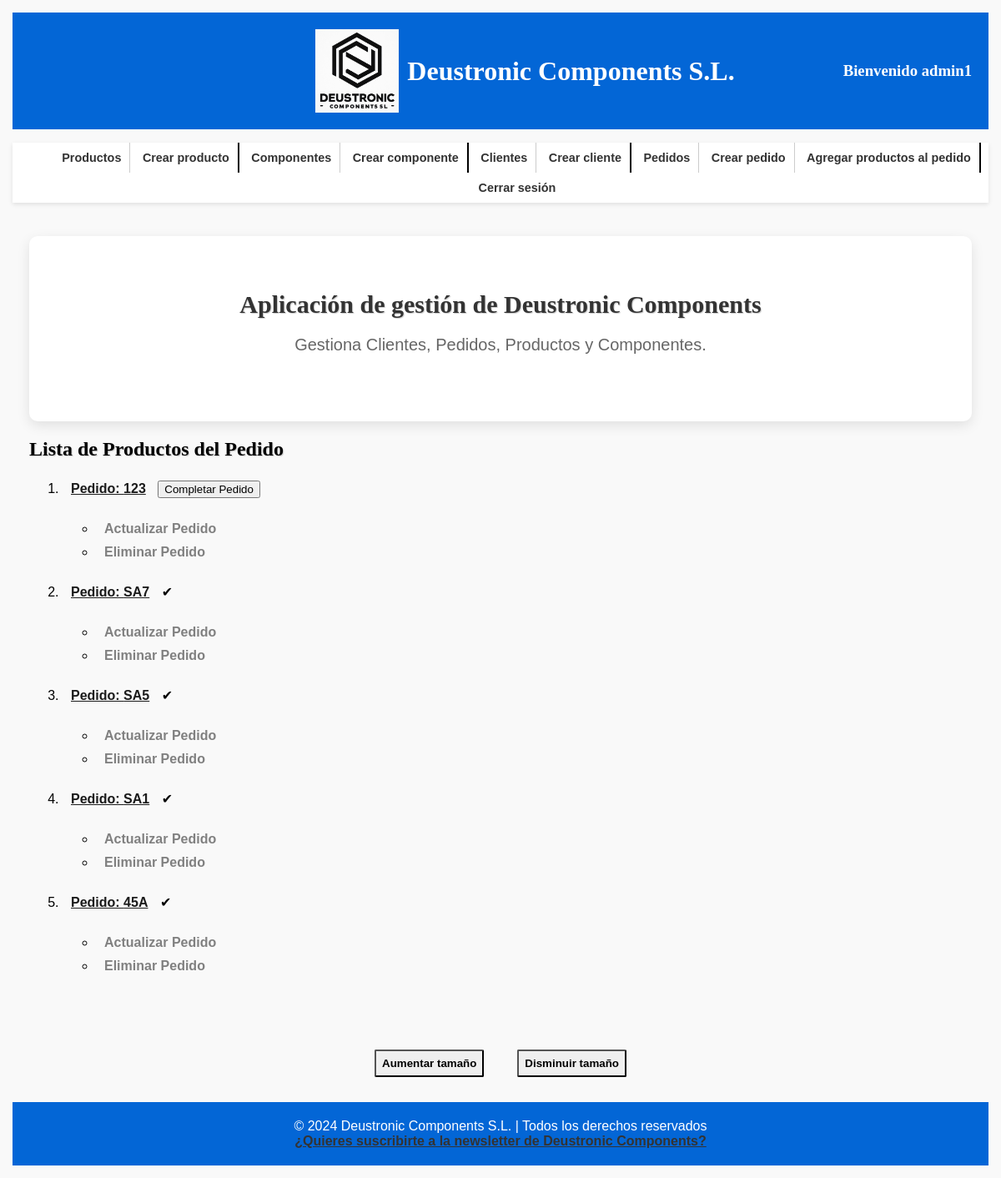
/appDeustronicComponents/pedido_productos/ (signed in), run on an earlier commit of the app's database.
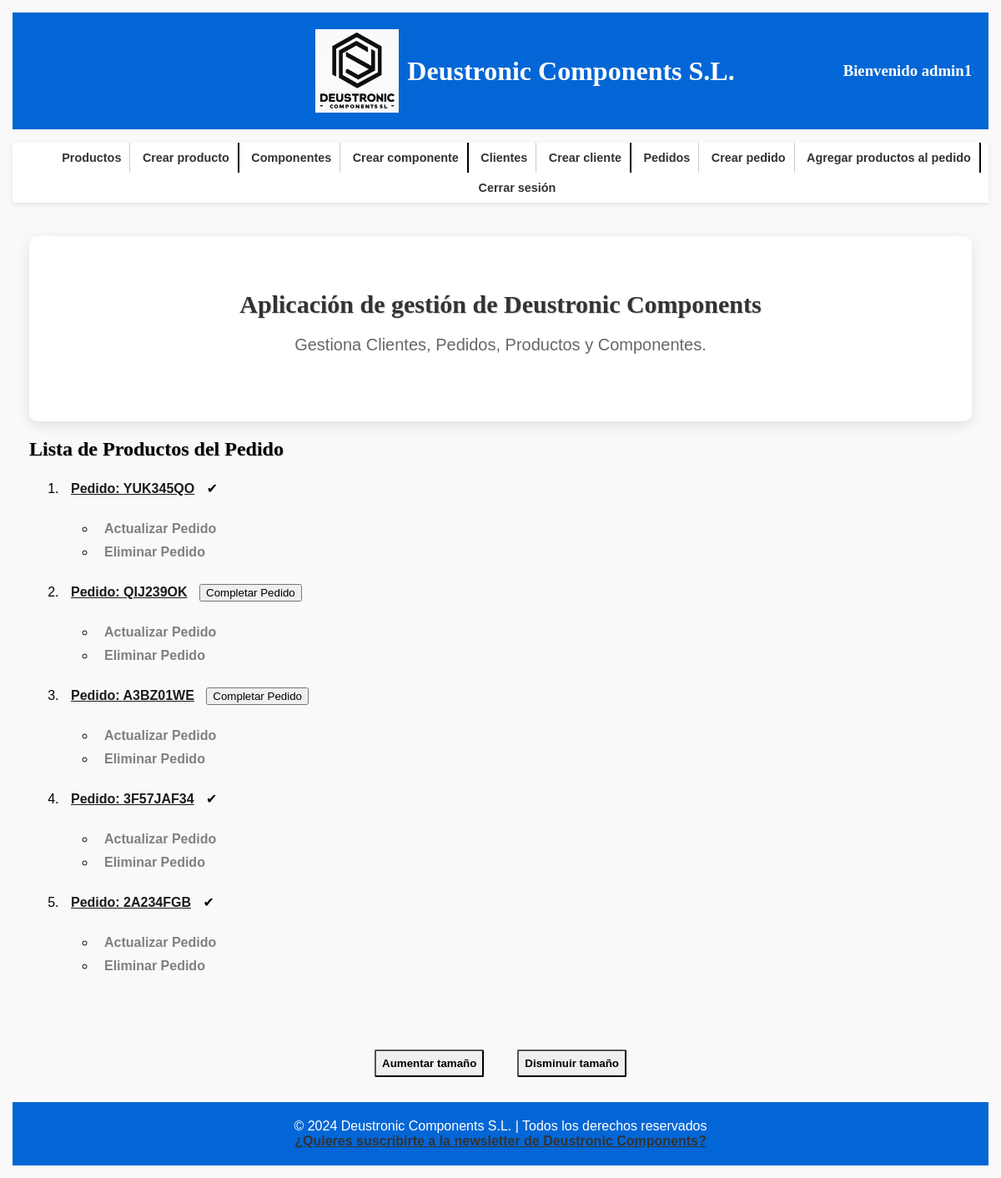
And on a later commit of the database.
### appDeustronicComponents/models.py (models this page shows, shortened)
class Pedido(models.Model):
    cod_ref_ped = models.CharField(max_length=100, primary_key=True)
    fecha = models.DateField()
    cliente = models.ForeignKey(Cliente, on_delete=models.CASCADE)
    created = models.DateTimeField(auto_now_add=True)
    updated = models.DateTimeField(auto_now=True)
    precio_total = models.DecimalField(max_digits=10, decimal_places=2, default=0)
    estado = models.CharField(max_length=20, default='en proceso')
    class Meta:
        verbose_name_plural = "pedidos"
        verbose_name = "pedido"
        ordering = ["-created"]

### appDeustronicComponents/views.py (the view)
# urls.py: path('pedido_productos/', PedidoListView.as_view(), name='lista_pedido_productos'),
class PedidoListView(ListView):
    model = Pedido
    template_name = 'appDeustronicComponents/pedido_producto_list.html'
    context_object_name = 'pedidos'
    @method_decorator(login_required)
    def dispatch(self, request, *args, **kwargs):
        return super().dispatch(request, *args, **kwargs)

### templates/appDeustronicComponents/pedido_producto_list.html (shortened to what this page needs)
{% extends 'base.html' %}
{% block contenido %}
    <h2 class="izq">Lista de Productos del Pedido</h2>
    <ul class="lista">
        {% for pedido in pedidos %}
            <li id="pedido-{{ pedido.pk }}">
                <a href="{% url 'detalle_pedido_producto' pedido.pk %}">Pedido: {{ pedido.cod_ref_ped }}</a>
                {% if pedido.estado == 'completado' %}
                    <span class="estado-completado">&#10004;</span>
                {% elif pedido.estado == 'en proceso' %}
                    <button class="btn-completar" data-id="{{ pedido.pk }}"
                            data-url="{% url 'update_pedido_estado' pedido.pk %}">Completar Pedido
                    </button>
                {% endif %}
            </li>
            <ul>
                <li><a href="{% url 'actualizar_pedido' pk=pedido.pk %}">Actualizar Pedido</a></li>
                <li><a href="{% url 'eliminar_pedido' pk=pedido.pk %}">Eliminar Pedido</a></li>
            </ul>
        {% empty %}
            <li>No hay pedidos con productos.</li>
        {% endfor %}
    </ul>
{% endblock %}

### templates/base.html (shortened to what this page needs)
<!DOCTYPE html>
<html lang="es">
<head>
    {% load static %}
    <link rel="stylesheet" href="{% static 'css/style.css' %}">
</head>
<body>
<header>
    <div class="logo-container">
        <a href="/appDeustronicComponents/">
            <img src="{% static 'images/logo.jpg' %}" alt="Deustronic Components Logo">
        </a>
        <h1>Deustronic Components S.L.</h1>
    </div>
    <div class="Bienvenida">
        <h3>
            Bienvenido {{ request.user.username }}
        </h3>
    </div>
</header>
<nav>
    <ul id="listaNav">
        <li><a href="{% url 'lista_productos' %}">Productos</a></li>
        <li class="separador"><a href="{% url 'crear_producto' %}">Crear producto</a></li>
        <li><a href="{% url 'lista_componentes' %}">Componentes</a></li>
        <li class="separador"><a href="{% url 'crear_componente' %}">Crear componente</a></li>
        <li><a href="{% url 'lista_clientes' %}">Clientes</a></li>
        <li class="separador"><a href="{% url 'crear_cliente' %}">Crear cliente</a></li>
        <li><a href="{% url 'lista_pedido_productos' %}">Pedidos</a></li>
        <li><a href="{% url 'crear_pedido' %}">Crear pedido</a></li>
        <li class="separador"><a href="{% url 'crear_pedido_producto' %}">Agregar productos al pedido</a></li>
        <li><a href="{% url 'logout' %}">Cerrar sesión</a></li>
    </ul>
</nav>
<div id="content">
    <section class="main-section">
        <h2>Aplicación de gestión de Deustronic Components</h2>
        <p>Gestiona Clientes, Pedidos, Productos y Componentes.</p>
    </section>
    {% block contenido %}{% endblock %}
</div>
<div id="tamaño_texto">
    <button id="aumentar">Aumentar tamaño</button>
    <button id="disminuir">Disminuir tamaño</button>
</div>
<footer>
    &copy; 2024 Deustronic Components S.L. | Todos los derechos reservados
    <br>
    <a href="{% url 'mail' %}" class="newsletter">¿Quieres suscribirte a la newsletter de Deustronic Components?</a>
</footer>
</body>
</html>

### static/css/style.css (style rules this page uses)
html { box-sizing: border-box; font-size: 62.5%; }
*, *:before, *:after { box-sizing: inherit; }
img { max-width: 100%; display: flex; }
h1, h2, h3 { font-family: "Playfair Display", serif; }
h2 { text-align: center; text-shadow: 1px 1px 1px rgba(0, 0, 0, 0.2); }
.izq { text-align: left; }
body { font-family: Arial, sans-serif; margin: 1rem; padding: 0.5rem; background-color: #f9f9f9; font-size: 1.6rem; }
header { background-color: #0366d6; padding: 20px; color: #fff; display: flex; justify-content: space-between; align-items: center; text-align: center; }
.logo-container { margin-left: 30rem; display: flex; align-items: center; justify-content: center; flex-grow: 1; }
.logo-container h1 { margin: 0; }
.Bienvenida { display: flex; align-items: center; justify-content: flex-end; text-align: right; flex-grow: 1; margin-left: auto; }
nav { background-color: #fff; box-shadow: 0 2px 5px rgba(0, 0, 0, 0.1); text-align: center; }
nav ul li:last-child { border-right: 0; }
a { color: #333; font-weight: bold; transition: color 0.3s ease; text-decoration: underline; }
#content { margin: 20px auto; padding: 20px; min-width: 100%; max-width: 100%; display: block; }
.main-section { background-color: #fff; border-radius: 10px; box-shadow: 0 5px 15px rgba(0, 0, 0, 0.1); padding: 40px; text-align: center; }
.main-section h2 { color: #333; font-size: 3rem; margin-bottom: 20px; }
.main-section p { color: #666; font-size: 2rem; margin-bottom: 40px; text-align: center; }
footer { background-color: #0366d6; color: #fff; text-align: center; padding: 20px 0; }

What changed in the data, as far as the page shows it:
removed Pedido: cod_ref_ped "123"
removed Pedido: cod_ref_ped "SA7"
removed Pedido: cod_ref_ped "SA5"
removed Pedido: cod_ref_ped "SA1"
removed Pedido: cod_ref_ped "45A"
added Pedido: cod_ref_ped "YUK345QO"
added Pedido: cod_ref_ped "QIJ239OK"
added Pedido: cod_ref_ped "A3BZ01WE"
added Pedido: cod_ref_ped "3F57JAF34"
added Pedido: cod_ref_ped "2A234FGB"
